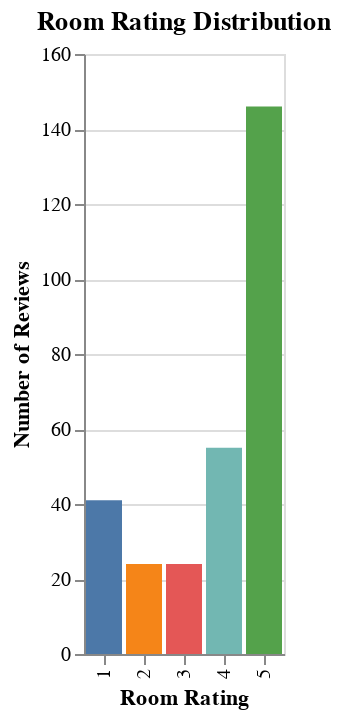

Notebook source saved alongside this figure:
### Code cell
room_chart = alt.Chart(room_ratings).mark_bar().encode(
    x = alt.X("room rating:N", title="Room Rating"),
    y = alt.Y("count:Q", title="Number of Reviews"),
    color = alt.Color("room rating:N", legend=None)
).properties(
    title = "Room Rating Distribution"
)
room_chart

### Figure 1 — Vega-Lite specification as saved in the notebook (floating-point values rounded to 4 significant figures)
{"config": {"view": {"continuousWidth": 300, "continuousHeight": 300}}, "data": {"name": "data-abdd60071cf4dedbe790ff7240452cee"}, "mark": {"type": "bar"}, "encoding": {"color": {"field": "room rating", "legend": null, "type": "nominal"}, "x": {"field": "room rating", "title": "Room Rating", "type": "nominal"}, "y": {"field": "count", "title": "Number of Reviews", "type": "quantitative"}}, "title": "Room Rating Distribution", "$schema": "https://vega.github.io/schema/vega-lite/v5.16.3.json", "datasets": {"data-abdd60071cf4dedbe790ff7240452cee": [{"room rating": 5.0, "count": 146}, {"room rating": 4.0, "count": 55}, {"room rating": 1.0, "count": 41}, {"room rating": 3.0, "count": 24}, {"room rating": 2.0, "count": 24}]}}
